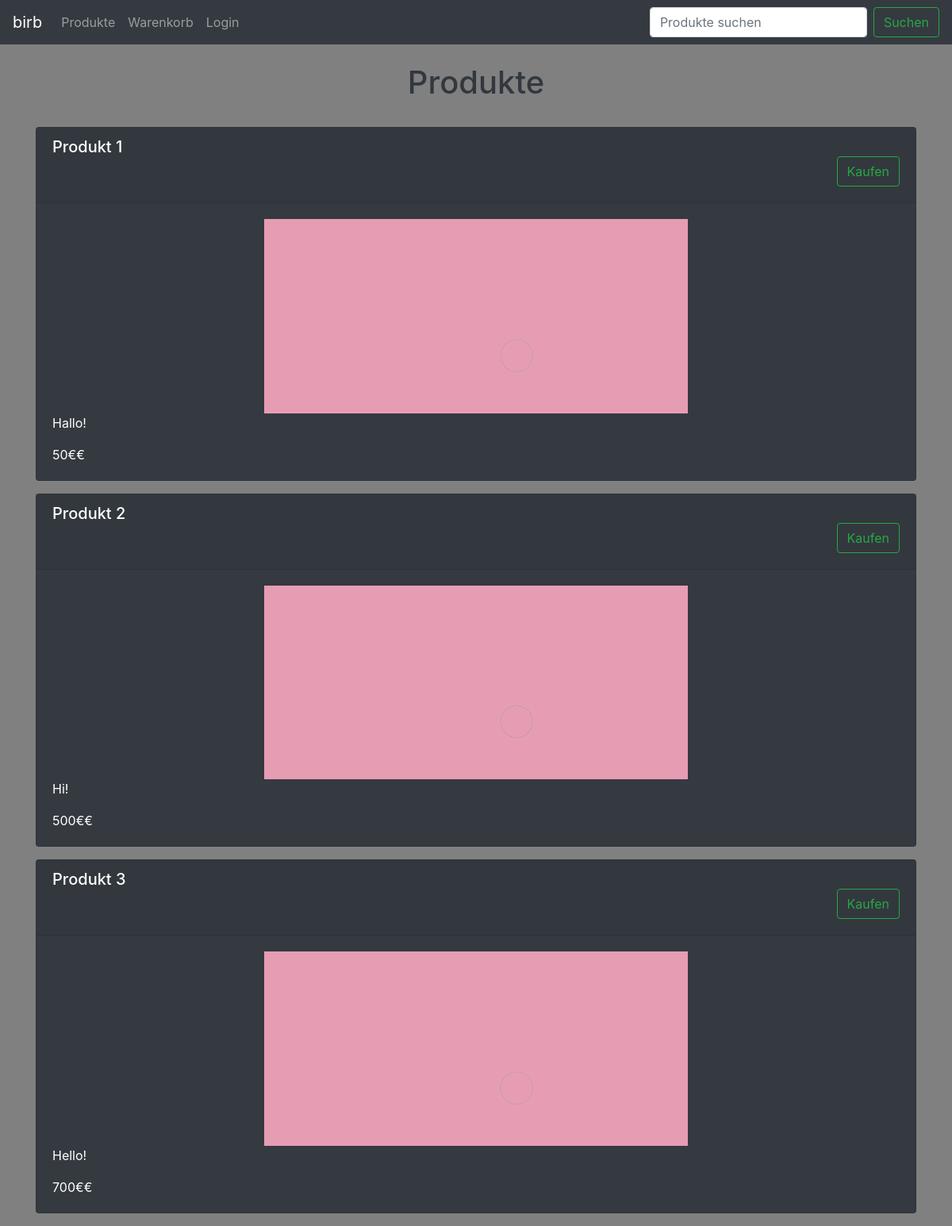
Before: / with the older database file.
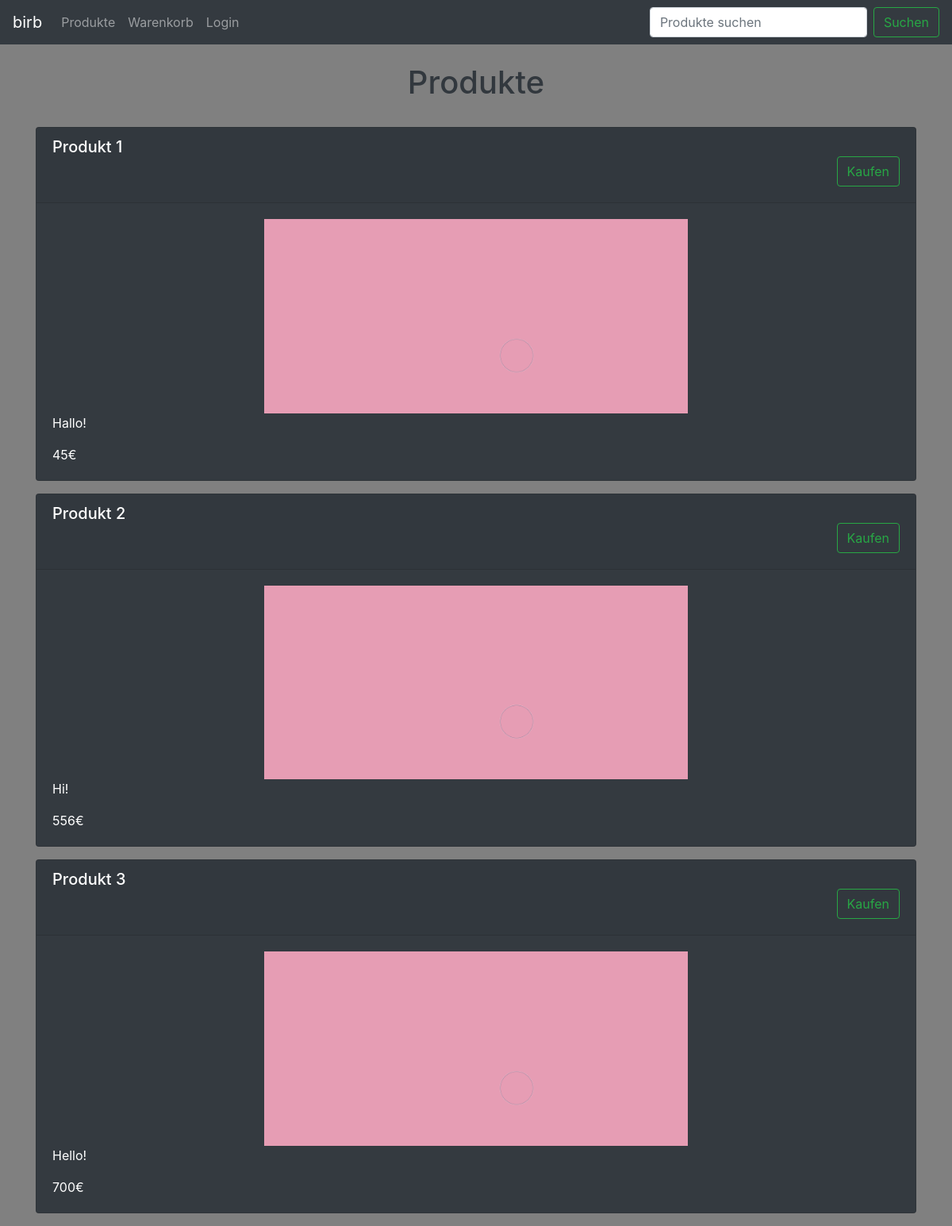
After: the same page with the newer database file.
### tables this page shows
CREATE TABLE Produkte (PID INTEGER PRIMARY KEY AUTOINCREMENT, Name VARCHAR, Beschreibung VARCHAR, Bild VARCHAR, Preis DOUBLE);

### application/libraries/template.php (called while the page is built)
<?php
class Template {
var $template_data = array();
function load($template, $view, $view_data = array()){
    $this-> CI =& get_instance();
    $this->set('content', $this->CI->load->view($view, $view_data, TRUE));
    return $this->CI->load->view($template, $this->template_data);
    }
     function set($key, $value){
         $this->template_data[$key] = $value;
        }
     }
 ?>

### application/controllers/Database.php (called while the page is built, shortened)
<?php
class Database extends CI_Controller {
    public function mydata($page = "datapage")
 {
    if ( ! file_exists(APPPATH.'views/dataview/'.$page.'.php'))
          {
              show_404();
          }
    else
     {
          $data["content"] = $this->Db_model->get_data();
          $this->template->set('title', ucfirst($page));
          $this->template->load('basic_template','dataview/'.$page,$data);
       }
 }
}

### index.php (called while the page is built, shortened)
<?php
require_once BASEPATH.'core/CodeIgniter.php';

### application/models/Db_model.php (called while the page is built, shortened)
<?php
class Db_model extends CI_Model {
 public function get_data(){
    $query = $this->db->get('Produkte');
    return $query->result_array();
 }
}

### application/views/dataview/datapage.php (the view, shortened to what this page needs)
<!DOCTYPE html>
<html>
<head>
</head>
<body>
     <br>
     <center> <font color=32383E> <h1>Produkte</h1> </font> </center>
     <br>
<div class="container">
 <?php
    foreach ($content as $data_item){
      $session = $this->session->userdata('id_user');
      if(!empty($session)){
        $is_admin = '
        <div data-id=" '.$data_item['PID'].' " class="trash float-right" style="cursor:pointer"><i class="fas fa-trash"></i></div>
        <div data-id=" '.$data_item['PID'].' " class="edit float-right" style="cursor:pointer"><i class="fas fa-edit"></i></div>
        <h6 class="card-subtitle mb-2 text-muted">'.$data_item["PID"].'</h6>
        ';
      }
      else{
        $is_admin = '
          <div class="d-flex flex-row-reverse">
          <form action="/warenkorb/add" method="post" class="form-inline my-2 my-lg-0">
          <input name="pid" type="hidden" value="'.$data_item['PID'].'">
            <button class="btn btn-outline-success my-2 my-sm-0" type="submit">Kaufen</button>
          </form>
        </div>
        ';
      }
    echo '
    <div>
     <div class="card bg-dark text-white"" id="entry'. $data_item['PID'] .'" >
            <div class="card-header" data-headline="'.$data_item["Name"].'">
            <h5>'.$data_item ["Name"].$is_admin.'</h5>
            </div>
           <div class="card-body">
           <div class="d-flex justify-content-center">
              <img src="'.$data_item["Bild"].'" class="img-fluid" alt="Produktbild" style="width:50%">
            </div>
              <p class="card-text" data-content="'.$data_item["Beschreibung"].'">'.$data_item["Beschreibung"].'</p>
              <p class="card-text" data-preis="'.$data_item["Preis"].'">'.$data_item["Preis"].'€</p>
             </div>
     </div>
     <div class="pt-3">
     </div>
    </div>';
    }
  ?>
</div>
 </body>
</html>

### application/views/basic_template.php (shortened to what this page needs)
<!doctype html>
<html lang="en">
 <head>
 <link rel="stylesheet" href="<?php echo base_url('assets/css/bootstrap.min.css');?>">
 <link rel="stylesheet" href="<?php echo base_url('assets/css/fontawesome.min.css');?>" />
 </head>
 <body style="background-color:grey;">
 <nav class="navbar navbar-expand-lg navbar-dark bg-dark">
  <a class="navbar-brand" href="/">birb</a>
  <div class="collapse navbar-collapse" id="navbarSupportedContent">
    <ul class="navbar-nav mr-auto">
      <li class="nav-item">
        <a class="nav-link" href="/">Produkte</a>
      </li>
      <li class="nav-item">
          <?php
          $session = $this->session->userdata('id_user');
          if(!empty($session)){ ?>
            <a class="nav-link" href="/kaeufe">Käufe</a>
          <?php }
          else{?>
            <a class="nav-link" href="/warenkorb">Warenkorb</a>
          <?php } ?>
      </li>
      <li class="nav-item">
          <?php
          $session = $this->session->userdata('id_user');
          if(!empty($session)){ ?>
            <a class="nav-link" href="/login/logout">Logout</a>
          <?php }
          else{?>
            <a class="nav-link" href="/login/view">Login</a>
          <?php } ?>
      </li>
    </ul>
    <form action="<?= site_url('Search/search_input') ?>" method="post" class="form-inline my-2 my-lg-0">
      <input name="input" class="form-control mr-sm-2" type="search" placeholder="Produkte suchen" aria-label="Search">
      <button class="btn btn-outline-success my-2 my-sm-0" type="submit">Suchen</button>
    </form>
  </div>
</nav>
<?php echo $content; ?>
 </body>
</html>

Changed rows visible on the page:
changed produkte "Produkt 1": Preis "50€" → "45"
changed produkte "Produkt 2": Preis "500€" → "556"
changed produkte "Produkt 3": Preis "700€" → "700"
